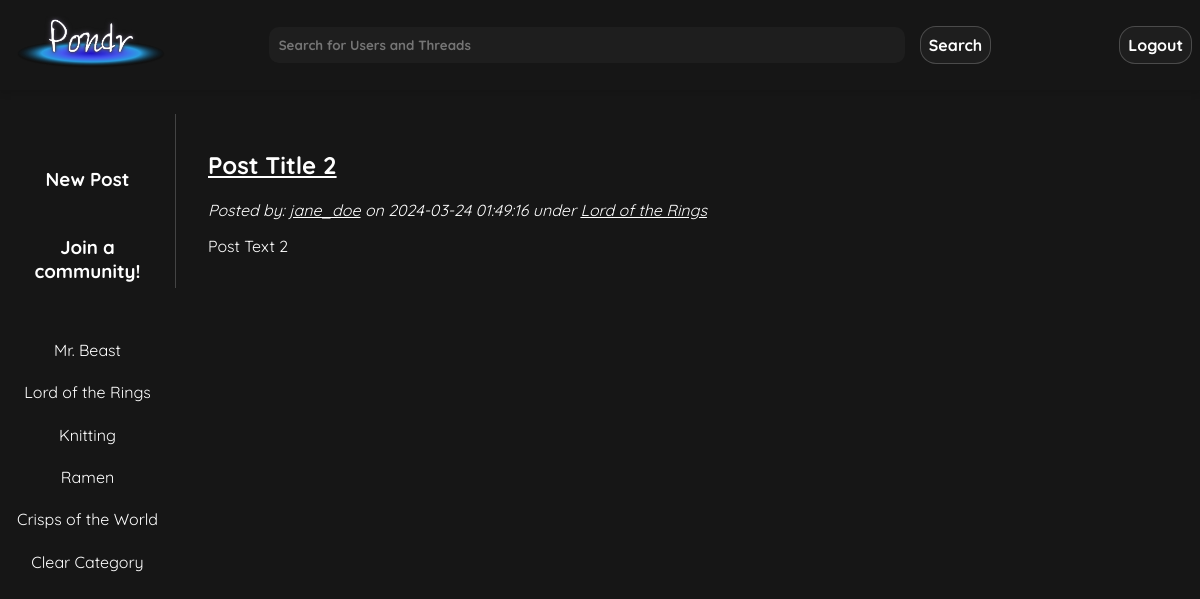
The app's page /pages/discussion.php?catId=2 (signed in) with its own data.
### tables this page shows
CREATE TABLE categories (
    catId INT AUTO_INCREMENT,
    userId INT NOT NULL,
    name VARCHAR(255) NOT NULL,
    description VARCHAR(255),
    count INT NOT NULL DEFAULT 0,  
    PRIMARY KEY(catId),
    FOREIGN KEY(userId) REFERENCES users(userId)
        ON DELETE CASCADE
);

CREATE TABLE posts (
    postId INT AUTO_INCREMENT,
    userId INT NOT NULL, 
    postDate DATETIME NOT NULL,  
    title VARCHAR(255) NOT NULL,
    text VARCHAR(3000) NOT NULL,  
    img VARCHAR(255),
    link VARCHAR(255),
    catId INT,
    likes INT NOT NULL DEFAULT 0,
    comment INT NOT NULL DEFAULT 0,
    PRIMARY KEY(postId,userId),
    FOREIGN KEY(userId) REFERENCES users(userId)
        ON DELETE CASCADE,
    FOREIGN KEY(catId) REFERENCES categories(catId)
        ON DELETE CASCADE
    
);

CREATE TABLE users (
    userId INT AUTO_INCREMENT,
    utype BIT(1) NOT NULL,  
    fName VARCHAR(255) NOT NULL,
    lName VARCHAR(255) NOT NULL,
    uName VARCHAR(255) NOT NULL UNIQUE,
    email VARCHAR(255) NOT NULL UNIQUE,
    pass VARCHAR(255) NOT NULL,
    bio VARCHAR(1000) NOT NULL,  
    pfp VARCHAR(255),
    recoveryKey VARCHAR(255) NOT NULL,
    PRIMARY KEY(userId)
);

### public/pages/discussion.php (the view, shortened to what this page needs)
<?php
$search = $_GET['search'] ?? null;
?>
<!DOCTYPE html>
<html lang="en">
<head>
    <link rel="stylesheet" href="../css/styles.css">
    <link rel="stylesheet" href="../css/discussion.css">
</head>
<body>
    <?php require_once '../scripts/header.php';  ?>
    <main class="center-container margin-down">
        <section class="side-container">
            <?php
            if (isset ($uid)) {
                echo "<a href=\"./new_post.php\"><h3>New Post</h3></a>";
                echo '<a href="create_category.php" class="create-community-btn"><h3>Join a community!</h3></a>';
            }
            ?>
            <ul>
                <?php
                $sql = "SELECT catId, name FROM categories ORDER BY count DESC LIMIT 10;";
                $prstmt = $conn->prepare($sql);
                try {
                    $prstmt->execute();
                    $prstmt->bind_result($catListId,$catName);
                    if ($prstmt->fetch()) {
                        echo (isset($search)) ? "<li><a href=\"./discussion.php?catId=$catListId&search=$search\">$catName</a></li>" : "<li><a href=\"./discussion.php?catId=$catListId\">$catName</a></li>";
                        while ($prstmt->fetch()) {
                            echo (isset ($search)) ? "<li><a href=\"./discussion.php?catId=$catListId&search=$search\">$catName</a></li>" : "<li><a href=\"./discussion.php?catId=$catListId\">$catName</a></li>";
                        }
                        echo (isset ($search)) ? "<li><a href=\"./discussion.php?search=$search\">Clear Filter</a></li>" : "<li><a href=\"./discussion.php\">Clear Category</a></li>";
                    } else {
                        echo "<p>No Categories have been made yet! Try making one now!</p>";
                    }
                } catch(mysqli_sql_exception $e) {
                    $code = $e->getCode();
                    echo "<p>Error occurred: pulling categories. Error: $code</p>";
                }
                ?>
            </ul>
        </section>
        <section class="discussion-container">
                <?php
                $sql = "SELECT p.postId, p.title, p.postDate, p.text, u.uName, c.name, p.img, c.catId
                FROM posts as p JOIN users as u ON p.userId = u.userId
                LEFT OUTER JOIN categories as c ON p.catId = c.catId
                WHERE" . (isset($catId) ? " p.catId = ? AND ":" ") . "CASE WHEN ? = \"\" THEN TRUE ELSE (p.title LIKE CONCAT('%',?,'%') OR p.text LIKE CONCAT('%',?,'%') OR u.uName LIKE CONCAT('%',?,'%')) END
                ORDER BY p.postDate DESC;";
                $prstmt = $conn->prepare($sql);
                $searchString = (isset($search)) ? $search : "";
                if (isset($catId)) {
                    $prstmt->bind_param("sssss",$catId,$searchString,$searchString,$searchString,$searchString);
                } else {
                    $prstmt->bind_param("ssss",$searchString,$searchString,$searchString,$searchString);
                }
                try {
                    $prstmt->execute();
                    $prstmt->bind_result($postId, $title, $postDate, $text, $uName, $catName, $postImg, $catId);
                    if($prstmt->fetch()){
                        echo "<div class=\"mini-thread\">";
                        echo "<article>";
                        echo "<a href=\"./thread.php?postId=$postId\"><h2>$title</h2></a>";
                        echo "<i>Posted by: <a href=\"./profile.php?uName=$uName\">$uName</a> on <time>$postDate</time> under <a href=\"./discussion.php?catId=$catId\">$catName</a></i>";
                        echo "<p>$text</p>";
                        echo "</article>";
                        echo "</div>";
                    } else {
                        echo "<p>Looks like theres no posts currently in Pondr. Be the first to post!</p>";
                    }
                } catch (mysqli_sql_exception $e) {
                    $code = $e->getCode();
                    echo "<p>Error while loading discussion posts. Try again. Error: $code</p>";
                }
                ?>
        </section>
    </main>
</body>
</html>

### public/css/styles.css (style rules this page uses)
:root { --background-color: #161616; --navbar-dark: linear-gradient(145deg, #0A0A0A, #161616); --button-border: rgba(255, 255, 255, 0.2); --text-color: #ffffff; --button-hover-bg: #2A2A2A; --input-background: #1E1E1E; --input-hover: rgba(255, 255, 255, 0.1); --highlight-color: #3A7FFB; --box-shadow: 0 4px 6px rgba(0, 0, 0, 0.1); --pondr-font: 'Quicksand', sans-serif; }
a { color: white; }
body { margin: 0; padding: 0; font-family: var(--pondr-font); background-color: var(--background-color); color:var(--text-color); transition: all 0.2s ease; }
.center-container { display:flex; justify-content: center; align-items:center; height: 94vh; }
.margin-down { margin-top: 2vw; align-items:flex-start; margin-bottom: 5em; }

### public/css/discussion.css (style rules this page uses)
.discussion-container { width: 80%; background: var(--dark-blue); padding: 1em 2em; border-left: var(--button-border) solid 0.1em; }
.mini-thread { display: flex; flex-direction: row; align-items: center; }
.mini-thread article { flex-grow:1; margin-right: 1em; }
.mini-thread a { color: white; }
.margin-down { justify-content: space-around; }
.side-container { background: var(--dark-blue); border-radius: 10px; flex-grow: 1; display: flex; flex-direction: column; align-items: center; margin-top: 2.6vw; position: relative; }
.side-container ul { padding-left: 0; list-style-type: none; width:100%; }
.side-container li { margin: 1em 0; width:100%; display:flex; justify-content: center; }
.side-container a { color: white; display: block; background: var(--button-green); box-sizing: border-box; text-align: center; width: 90%; text-decoration: none; padding: 0.2em 0; transition: background-color 0.1s ease-in; border-radius: 0.5em; }

### records on screen
categories: name "Mr. Beast"
categories: name "Lord of the Rings"
categories: name "Knitting"
categories: name "Ramen"
categories: name "Crisps of the World"
posts: title "Post Title 2", userId.uName "jane_doe", postDate "2024-03-24 01:49:16", catId.name "Lord of the Rings", text "Post Text 2"
